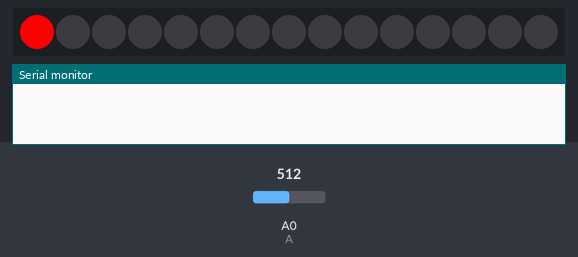
Bench run of a sketch on a simulated Arduino Uno, built with avr-gcc and run on an emulated ATmega328P. On the bench: 15 RGB LEDs in strip order, left to right, the last lines printed to the serial monitor. Inputs (shaded band) come from the test bench; at power-on: A0 (A) = 512. Dim RGB values are drawn brighter than linear.

Above: at 2.8 s.
7.0 s: A0 (A) set to 660
At 7.8 s:
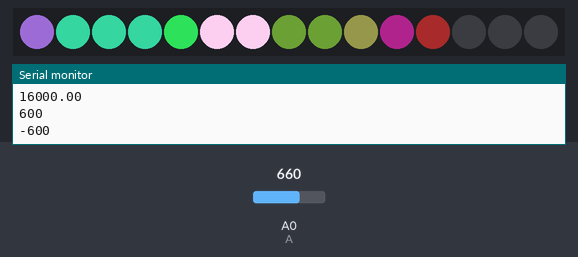
9.4 s: A0 (A) set to 570
12.0 s: A0 (A) set to 554
At 12.24 s:
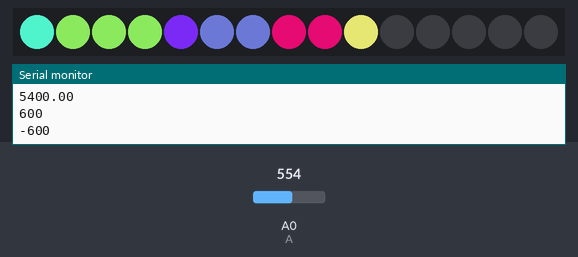
14.5 s: A0 (A) set to 511
At 15.5 s:
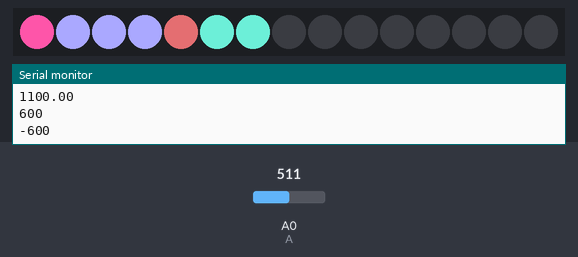
16.2 s: A0 (A) set to 710
At 17.01 s:
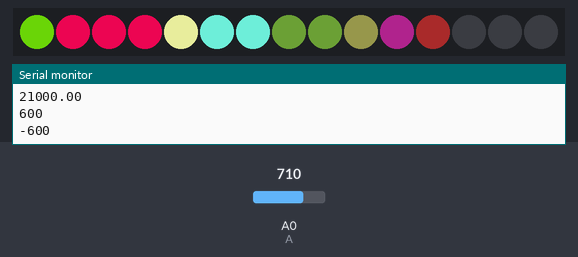
18.9 s: A0 (A) set to 511
At 19.6 s:
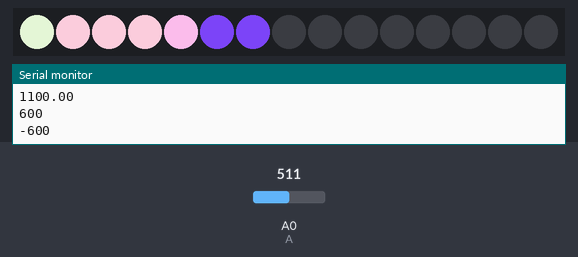

The sketch:

kshnaudio.ino
```cpp
#include "FastLED.h"

int A = 0;
float input;

int numLEDlit;

#define NUM_LEDS 15
#define DATA_PIN 3

CRGB leds[NUM_LEDS];


void setup() {
 Serial.begin(9600);
 FastLED.addLeds<WS2812B, DATA_PIN, GRB>(leds, NUM_LEDS);
for(int i=0;i<255;i++)
  {
 leds[0].r=i;
 FastLED.show();
 delay(10);
  }
FastLED.show();
delay(3000);

 }

void loop() {
  input = (analogRead(A)-500)*100;

   Serial.println(input);
   Serial.println(600);
   Serial.println(-600);

    if (((input > 10000) || (input < -10000))&& ((input < 15000)|| (input > -15000)))
  {
    numLEDlit=15;
    LEDlit();
  }
  else if (((input > 6000) || (input < -6000)) && ((input < 10000)|| (input > -10000)))
 {
 numLEDlit=13;
 LEDlit();
 }
  else if (((input > 3000) || (input < -3000)) && ((input < 6000)|| (input > -6000)))
 {
  numLEDlit=10;
 LEDlit();
 }
  else if (((input > 1500) || (input < -1500)) && ((input < 3000)|| (input > -3000)))
 {
 numLEDlit=7;
 LEDlit();
 }
  else if (((input > 1200) || (input < -1200)) && ((input < 1500)|| (input > -1500)))
  {
    numLEDlit=6;
 LEDlit();
  }
  else if (((input > 950) || (input < -950)) && ((input <1200 )|| (input > -1200)))
   {
    numLEDlit=5;
 LEDlit();
   }
  else if (((input > 800) || (input < -800)) && ((input < 950)|| (input > -950)))
 {
   numLEDlit=4;
 LEDlit();
 }
  else if (((input > 700) || (input < -700)) && ((input < 800)|| (input > -800)))
 {
  numLEDlit=3;
 LEDlit();
 }
  else if (((input > 680) || (input < -680)) && ((input < 700)|| (input > -700)))
  {
    numLEDlit=2;
 LEDlit();
  }
  else if (((input > 620) || (input < -620)) && ((input < 650)|| (input > -650)))
   {
    numLEDlit=1;
 LEDlit();
   }
  /* else
   {
   //numLEDlit=0;
   LEDoff();
   }*/
// Serial.println(numLEDlit);
 delay(10);
  FastLED.show();
  delay(10);
}


void LEDoff()
    {
      for(int i=0;i<NUM_LEDS;i++)
        {
          leds[i].r-=20;
          leds[i].g-=20;
          leds[i].b-=20;
          if(leds[i].r<0) leds[i].r=0;
          if(leds[i].g<0) leds[i].g=0;
          if(leds[i].b<0) leds[i].b=0;

        }
    }

void LEDlit()
  {
    for(int i=0;i<numLEDlit;i++)
        {
          if(i==0)
            {
              leds[i].r+=3;
              leds[i].g+=2;
              leds[i].b+=4;
            }
            else if(i<=3)
            {
              leds[i].r+=1;
              leds[i].g+=4;
              leds[i].b+=3;
            }
            else if(i<=6)
              {
                leds[i].r+=1;
              leds[i].g+=5;
              leds[i].b+=2;
              }
             else if(i<=8)
              {
                leds[i].r+=2;
              leds[i].g+=3;
              leds[i].b+=1;
              }
              else if(i<=9)
              {
                leds[i].r+=2;
              leds[i].g+=2;
              leds[i].b+=1;
              }
              else if(i<=10)
              {
                leds[i].r+=5;
              leds[i].g+=1;
              leds[i].b+=4;
              }
              else if(i<=11)
              {
                leds[i].r+=4;
              leds[i].g+=1;
              leds[i].b+=1;
              }
              /*else if(i<=12)
              {
                leds[i].r+=45;
              leds[i].g+=10;
              leds[i].b+=5;
              }
              else if(i<=13)
              {
                leds[i].r+=50;
              leds[i].g+=10;
              leds[i].b+=2;
              }
              else if(i<=14)
              {
                leds[i].r+=70;
              leds[i].g+=0;
              leds[i].b+=0;
              }*/

              else
              {

              }
              if(leds[i].r>255) {leds[i].r=255;}
              if(leds[i].g>255) {leds[i].g=255;}
              if(leds[i].b>255) {leds[i].b=255;}

              FastLED.show();
        }
        for(int i=numLEDlit;i<15;i++)
          {
            if(i==1)
              {
              leds[i].r-=4;
              leds[i].g-=3;
              leds[i].b-=2;
              }
              else if(i<=3)
               {
              leds[i].r-=2;
              leds[i].g-=2;
              leds[i].b-=1;
              }
              else if(i<=6)
                {
              leds[i].r-=1;
              leds[i].g-=5;
              leds[i].b-=2;
                }
              else if(i<=8)
                {
              leds[i].r=0;
              leds[i].g=0;
              leds[i].b=0;
                }
               else if(i<=9)
               {
            leds[i].r=0;
              leds[i].g=0;
              leds[i].b=0;
               }
               else if(i<=10)
               {
               leds[i].r=0;
              leds[i].g=0;
              leds[i].b=0;
               }
               else if(i<=11)
               {
             leds[i].r=0;
              leds[i].g=0;
              leds[i].b=0;
               }
               else if(i<=12)
               {
                leds[i].r=0;
              leds[i].g=0;
              leds[i].b=0;
               }
               else if(i<=13)
               {
              leds[i].r=0;
              leds[i].g=0;
              leds[i].b=0;
               }
               else if(i<=14)
               {
              leds[i].r=0;
              leds[i].g=0;
              leds[i].b=0;

             // Serial.println(leds[i].r);
               }
               /*else if(i<=15)
               {
                leds[i].r-=1;
              leds[i].g-=2;
              leds[i].b-=5;
               }*/
               else
               {

               }
               if(leds[i].r<0) {leds[i].r=0;}
               if(leds[i].g<0) {leds[i].g=0;}
               if(leds[i].b<0) {leds[i].b=0;}

                FastLED.show();

          }


  }
```

Measured:
- the behaviour switches between 561 and 560 on A0 (A) (found by bisection; images 1 and 2)
- after the input at 7.0 s, the LEDs: first change after 0.34 s (image 1 shows a later state)
- after the input at 12.0 s, the LEDs: change after 0.08 s (image 2)
- after the input at 14.5 s, the LEDs: first change after 0.11 s (image 3 shows a later state)
- after the input at 16.2 s, the LEDs: first change after 0.35 s (image 4 shows a later state)
- after the input at 18.9 s, the LEDs: first change after 0.10 s (image 5 shows a later state)
- what the display in image 0 shows lasts 3.1 s, from 2.7 s to 5.8 s
